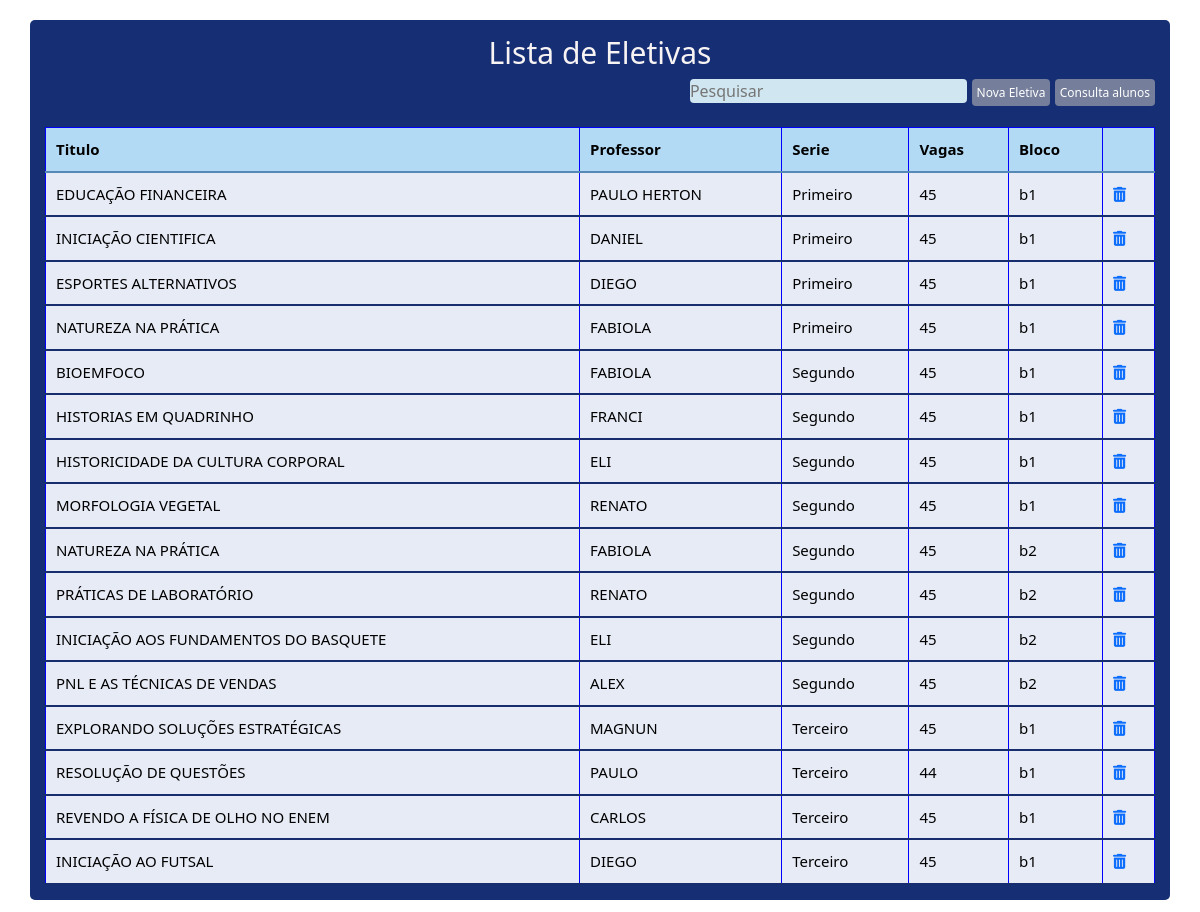
Page /consultaEletiva (signed in) on the committed database.
### base/models.py (models this page shows)
class CadastroEletiva(models.Model):
    nomeProf = models.CharField(max_length=100)
    nomeEletiva = models.CharField(max_length=100)
    anoSerie = models.CharField(max_length=30)
    qntVagas = models.CharField(max_length=10)
    bloco = models.CharField(max_length=30, null=True)

### base/views.py (the view)
# urls.py: url(r'consultaEletiva', views.consultaEletiva, name='consultaEletiva'),
@login_required
def consultaEletiva(request):
    cadastro = CadastroEletiva.objects.all()
    return render(request, 'consultaEletivas.html', {'cadastro': cadastro})

### base/templates/consultaEletivas.html (shortened to what this page needs)
<!DOCTYPE html>
<html lang="pt-BR">
<head>
  <link href="https://cdn.jsdelivr.net/npm/bootstrap@5.3.2/dist/css/bootstrap.min.css" rel="stylesheet">
  <link rel="stylesheet" href="https://use.fontawesome.com/releases/v6.0.0/css/all.css">
  <link rel="stylesheet" href="https://fontawesome.com/icons">
  <link rel="stylesheet" href="/static/assets/css/style.css">
</head>
<body>
  <section>
  <h1 class="titulo">Lista de Eletivas</h1>
  <input id="gfg" class="pesquisa" type="text" placeholder="Pesquisar" class="pesquisa">
  <a class="botao" href="/cadastroEletiva/">Nova Eletiva</a>
  <a class="botao" href="/consultaAlunos/">Consulta alunos</a>
  <br><br>
  <table class="comBordaSimples">
    <tr>
      <th>Titulo</th>
      <th>Professor</th>
      <th>Serie</th>
      <th>Vagas</th>
      <th>Bloco</th>
      <th></th>
    </tr>
    <tbody id="geeks">
    {% for c in cadastro %}
    <tr>
      <td>{{ c.nomeEletiva }}</td>
      <td>{{ c.nomeProf }}</td>
      <td>{{ c.anoSerie }}</td>
      <td>{{ c.qntVagas }}</td>
      <td>{{ c.bloco }}</td>
      <td><a href="/delCadastro/{{ c.id }}"><i class="fa-solid fa-trash-can"></i></a></td>
    </tr>
    {% endfor %}
    </tbody>
  </table>
  </section>
</body>
</html>

### base/static/assets/css/style.css (style rules this page uses)
* { margin: 0; padding: 0; }
body { color: rgb(248, 244, 244); padding-top: 20px; padding-bottom: 20px; }
body::before { content: ""; padding-top: 20px; padding-bottom: 20px; background-size: cover; background-position: center; width: 100%; height: 100%; position: fixed; z-index: -1; }
section { margin: 0 auto; padding: 15px; width: 95%; border-radius: 5px; text-align: right; background-color: #162f74; }
.titulo { font-size: 30px; text-align: center; }
.botao { background-color: #757f9b; color: white; border-radius: 4px; text-decoration: none; padding: 5px; font-size: 12px; }
.pesquisa { width: 25%; background-color: rgb(208, 230, 240); border: none; border-radius: 4px; }
table.comBordaSimples { color: black; border-collapse: collapse; width: 100%; background-color: #e7ebf6; padding: 10px; font-size: 15px; text-align: left; }
table.comBordaSimples td { border-bottom: 2px solid rgb(24, 45, 110); }
table.comBordaSimples th { border-bottom: 2px solid rgb(86, 137, 182); background-color: rgb(179, 218, 244); }
td, th { border: 1px solid; border-color: blue; padding: 10px; border-bottom: 00; }

### rows in the picture
CadastroEletiva: nomeEletiva "EDUCAÇÃO FINANCEIRA", nomeProf "PAULO HERTON", anoSerie "Primeiro", qntVagas "45", bloco "b1"
CadastroEletiva: nomeEletiva "INICIAÇÃO CIENTIFICA", nomeProf "DANIEL", anoSerie "Primeiro", qntVagas "45", bloco "b1"
CadastroEletiva: nomeEletiva "ESPORTES ALTERNATIVOS", nomeProf "DIEGO", anoSerie "Primeiro", qntVagas "45", bloco "b1"
CadastroEletiva: nomeEletiva "NATUREZA NA PRÁTICA", nomeProf "FABIOLA", anoSerie "Primeiro", qntVagas "45", bloco "b1"
CadastroEletiva: nomeEletiva "BIOEMFOCO", nomeProf "FABIOLA", anoSerie "Segundo", qntVagas "45", bloco "b1"
CadastroEletiva: nomeEletiva "HISTORIAS EM QUADRINHO", nomeProf "FRANCI", anoSerie "Segundo", qntVagas "45", bloco "b1"
CadastroEletiva: nomeEletiva "HISTORICIDADE DA CULTURA CORPORAL", nomeProf "ELI", anoSerie "Segundo", qntVagas "45", bloco "b1"
CadastroEletiva: nomeEletiva "MORFOLOGIA VEGETAL", nomeProf "RENATO", anoSerie "Segundo", qntVagas "45", bloco "b1"
CadastroEletiva: nomeEletiva "NATUREZA NA PRÁTICA", nomeProf "FABIOLA", anoSerie "Segundo", qntVagas "45", bloco "b2"
CadastroEletiva: nomeEletiva "PRÁTICAS DE LABORATÓRIO", nomeProf "RENATO", anoSerie "Segundo", qntVagas "45", bloco "b2"
CadastroEletiva: nomeEletiva "INICIAÇÃO AOS FUNDAMENTOS DO BASQUETE", nomeProf "ELI", anoSerie "Segundo", qntVagas "45", bloco "b2"
CadastroEletiva: nomeEletiva "PNL E AS TÉCNICAS DE VENDAS", nomeProf "ALEX", anoSerie "Segundo", qntVagas "45", bloco "b2"
CadastroEletiva: nomeEletiva "EXPLORANDO SOLUÇÕES ESTRATÉGICAS", nomeProf "MAGNUN", anoSerie "Terceiro", qntVagas "45", bloco "b1"
CadastroEletiva: nomeEletiva "RESOLUÇÃO DE QUESTÕES", nomeProf "PAULO", anoSerie "Terceiro", qntVagas "44", bloco "b1"
CadastroEletiva: nomeEletiva "REVENDO A FÍSICA DE OLHO NO ENEM", nomeProf "CARLOS", anoSerie "Terceiro", qntVagas "45", bloco "b1"
CadastroEletiva: nomeEletiva "INICIAÇÃO AO FUTSAL", nomeProf "DIEGO", anoSerie "Terceiro", qntVagas "45", bloco "b1"
